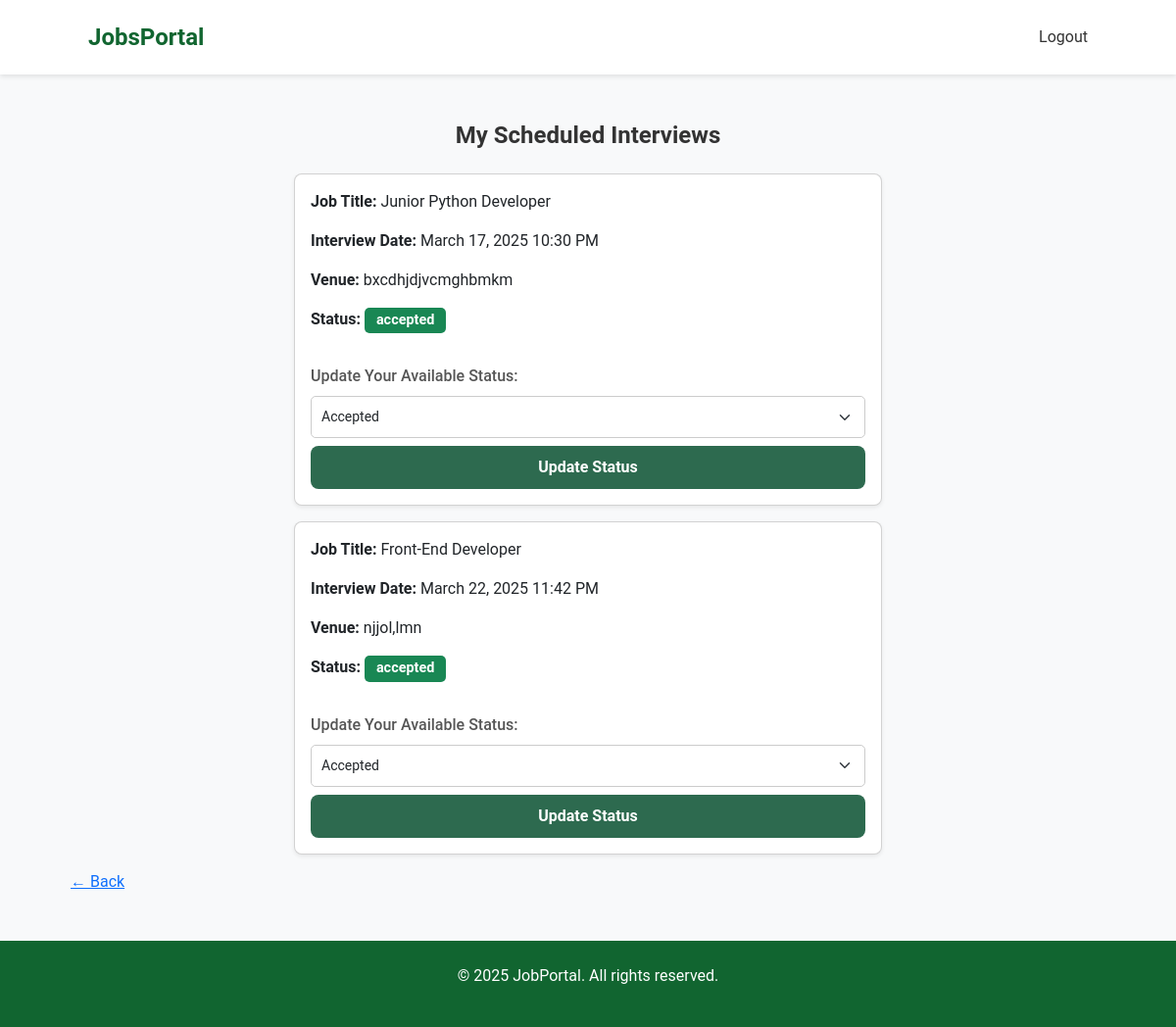
Screenshot of /my-interviews/ (signed in) with the database file from the repository.
### jobs/models.py (models this page shows, shortened)
class Interview(models.Model):
    STATUS_CHOICES = [
        ("pending", "Pending"),
        ("accepted", "Accepted"),
        ("rejected", "Rejected"),
    ]
    application = models.OneToOneField('Application', on_delete=models.CASCADE)  # Link to application
    interviewer = models.ForeignKey(User, on_delete=models.CASCADE)  # Employer conducting the interview
    interview_date = models.DateTimeField(null=True,blank=True)  # Date and time of interview
    venue = models.CharField(max_length=255)  # Interview venue
    status = models.CharField(max_length=20, choices=[('Scheduled', 'Scheduled'), ('Completed', 'Completed')], default='Scheduled')
    invitation_status = models.CharField(max_length=10, choices=STATUS_CHOICES, default="pending")
    rejection_reason = models.TextField(blank=True, null=True)  # Store rejection reason

class Application(models.Model):
    STATUS_CHOICES = [
        ('pending', 'Pending'),
        ('selected', 'Selected'),
        ('rejected', 'Rejected'),
    ]
    job = models.ForeignKey(Job, on_delete=models.CASCADE)
    job_seeker = models.ForeignKey(User, on_delete=models.CASCADE, limit_choices_to={'user_type': 'job_seeker'})
    applicant_fullname = models.CharField(max_length=255 , blank=True,null=True)
    qualification = models.CharField(max_length=100, default="Bachelor")
    experience = models.TextField(default="Fresher")
    profile_photo = models.ImageField(upload_to='profile_photos/', blank=True, null=True)
    skills = models.TextField(blank=True,null=True)
    email = models.EmailField(blank=True,null=True)
    phone = models.CharField(max_length=15,blank=True,null=True)
    cover_letter = models.FileField(upload_to='cover_letters/', blank=True, null=True)
    applied_at = models.DateTimeField(auto_now_add=True)
    status = models.CharField(max_length=10, choices=STATUS_CHOICES, default='pending')

class Job(models.Model):
    employer = models.ForeignKey(User, on_delete=models.CASCADE, limit_choices_to={'user_type': 'employer'})
    company_name = models.CharField(max_length=255, blank=True, null=True)
    company_website = models.URLField(blank=True, null=True)
    job_title = models.CharField(max_length=200,null=True,blank=True)
    description = models.TextField()
    required_skills = models.TextField(blank=True, null=True)
    location = models.CharField(max_length=100)
    salary_range = models.CharField(max_length=100,null=True,blank=True)
    category = models.ForeignKey(JobCategory, on_delete=models.SET_NULL, null=True, blank=True)
    job_type = models.ForeignKey(JobType, on_delete=models.SET_NULL, null=True, blank=True)
    minimum_qualification = models.CharField(max_length=100, default="Bachelor")
    experience_level = models.CharField(max_length=100,default="Fresher")
    application_deadline = models.DateField(null=True,blank=True)
    posted_at = models.DateTimeField(auto_now_add=True)

### jobs/views.py (the view, shortened to what this page needs)
# urls.py: path('my-interviews/', my_interviews, name='my_interviews'),
@login_required
def my_interviews(request):
    interviews = Interview.objects.filter(application__job_seeker=request.user)
    return render(request, "my_interview.html", {"interviews": interviews})

### jobs/templates/my_interview.html (shortened to what this page needs)
{% extends 'base.html' %}
{% load static %}
{% block content %}
<h2 class="mb-4">My Scheduled Interviews</h2>
{% for interview in interviews %}
    <div class="card shadow-sm p-3 mb-3">
        <p><strong>Job Title:</strong> {{ interview.application.job.job_title }}</p>
        <p><strong>Interview Date:</strong> {{ interview.interview_date|date:"F d, Y g:i A" }}</p>
        <p><strong>Venue:</strong> {{ interview.venue }}</p>
        <p>
            <strong>Status:</strong>
            <span class="badge
                {% if interview.invitation_status == 'pending' %} bg-warning
                {% elif interview.invitation_status == 'accepted' %} bg-success
                {% elif interview.invitation_status == 'rejected' %} bg-danger {% endif %}">
                {{ interview.invitation_status }}
            </span>
        </p>
        <form method="post" class="mt-3">
            <div class="mb-2">
                <label for="status_{{ interview.id }}" class="form-label">Update Your Available Status:</label>
                <select name="status" id="status_{{ interview.id }}" class="form-select" onchange="toggleRejectionReason({{ interview.id }})">
                    <option value="accepted" {% if interview.invitation_status == "accepted" %}selected{% endif %}>Accepted</option>
                </select>
            </div>
            <button type="submit" class="btn btn-primary">Update Status</button>
        </form>
    </div>
{% empty %}
    <p>No interviews scheduled yet.</p>
{% endfor %}
<a href="/alljobs/" class="custom-back-btn">← Back</a>
{% endblock %}

### jobs/static/css/base.css (style rules this page uses)
body { font-family: Arial, sans-serif; margin: 0; padding: 0; background-color: #f8f9fa; }

### jobs/static/css/style.css (style rules this page uses)
body { font-family: 'Poppins', sans-serif; margin: 0; padding: 0; background-color: #f8f9fa; }

### jobs/static/css/view.css (style rules this page uses)
.btn-primary { background-color: #116530; color: #fff; border: none; padding: 0.6rem 1rem; border-radius: 5px; font-weight: 500; }

### jobs/static/css/job_apply.css (style rules this page uses)
body { font-family: Arial, sans-serif; margin: 0; padding: 0; background-color: #f5f5f5; }
input[type="text"], input[type="email"], input[type="tel"], input[type="file"], textarea, select { width: 100% !important; max-width: 600px !important; padding: 10px !important; border: 1px solid #ccc !important; border-radius: 5px !important; font-size: 14px !important; box-sizing: border-box !important; }
h2 { text-align: center; font-size: 24px; font-weight: bold; margin-bottom: 20px; }
form { display: flex; flex-direction: column; }
label { font-weight: bold; display: block; margin-bottom: 5px; }
input, textarea, select { width: calc(100% - 24px); padding: 12px; border: 1px solid #ccc; border-radius: 5px; font-size: 14px; background-color: #f8f8f8; outline: none; box-sizing: border-box; }

### jobs/static/css/register.css (style rules this page uses)
body { background-color: #f9fafb; font-family: 'Segoe UI', sans-serif; }
.form-label { font-weight: 500; color: #555; }
.form-control, .form-select { border-radius: 8px; border: 1px solid #ced4da; padding: 12px; transition: border-color 0.3s; }
button { background-color: #116530; color: white; border-radius: 8px; padding: 12px; border: none; font-weight: 500; transition: background-color 0.3s; }

### jobs/static/css/login.css (style rules this page uses)
body { background-color: #f8f9fa; }

### jobs/static/css/dash.css (style rules this page uses)
.btn { display: inline-block; padding: 10px 15px; border-radius: 6px; font-size: 16px; text-align: center; text-decoration: none; font-weight: bold; transition: 0.3s ease; }
.btn-primary { background-color: #2d6a4f; color: white; }

### jobs/static/css/myjobs.css (style rules this page uses)
* { margin: 0; padding: 0; box-sizing: border-box; }
body { font-family: Arial, sans-serif; background-color: #f8f9fa; color: #333; }

### jobs/static/css/detailapplicant.css (style rules this page uses)
.card { border-radius: 12px; background-color: #ffffff; }
h2 { font-weight: bold; font-size: 24px; }
.btn { border-radius: 8px; font-weight: 600; transition: all 0.3s ease-in-out; }
.form-select { border-radius: 8px; font-size: 16px; padding: 10px; }

### jobs/static/css/schedule.css (style rules this page uses)
body { background-color: #f8f9fa; font-family: 'Arial', sans-serif; }
.card { max-width: 600px; margin: auto; border-radius: 12px; padding: 20px; background: white; }
.btn { border-radius: 8px; padding: 10px 15px; font-size: 1rem; }

### jobs/static/css/myapplication.css (style rules this page uses)
.card { background: white; border-radius: 8px; padding: 20px; box-shadow: 0px 4px 10px rgba(0, 0, 0, 0.1); }
.badge { padding: 6px 12px; border-radius: 5px; font-size: 0.9rem; font-weight: bold; }
.bg-success { background: #198754; color: white; }

### jobs/templates/base.html (style rules this page uses)
body { background-color: #f8f9fa; font-family: 'Roboto', sans-serif; }

### rows the page displays
Interview: application.job.job_title "Junior Python Developer", interview_date "March 17, 2025 10:30 PM", venue "bxcdhjdjvcmghbmkm", invitation_status "accepted", status "Accepted"
Interview: application.job.job_title "Front-End Developer", interview_date "March 22, 2025 11:42 PM", venue "njjol,lmn", invitation_status "accepted", status "Accepted"
